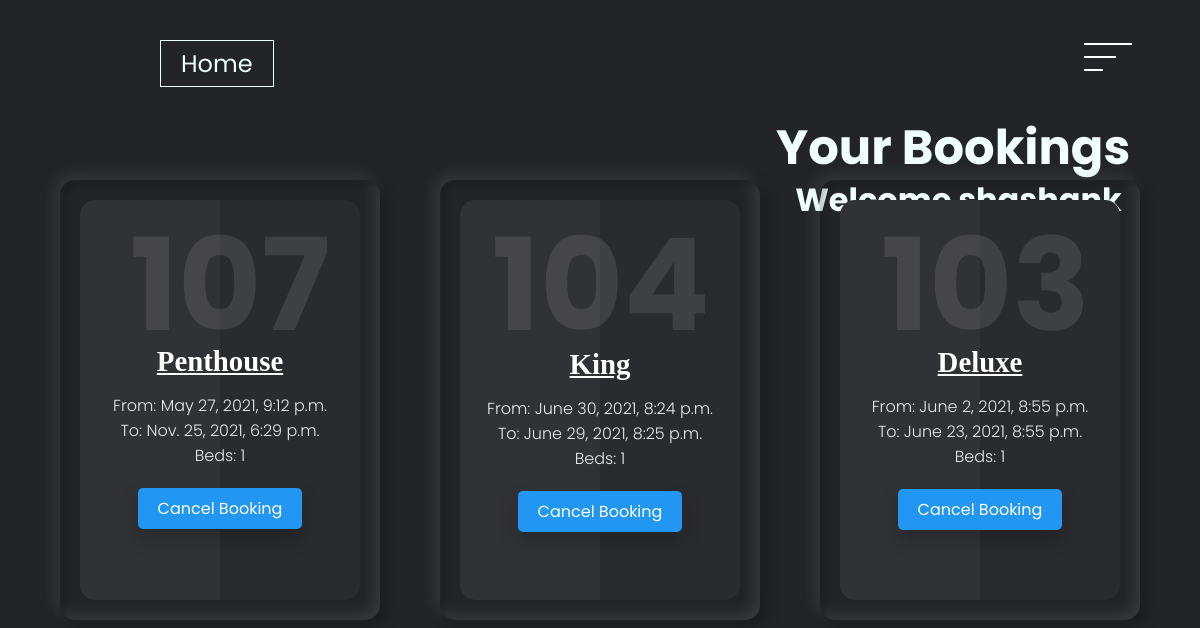
/booking_list/ (signed in), run on the app's committed database.
### system/models.py (models this page shows, shortened)
class Booking(models.Model):
    user=models.ForeignKey(settings.AUTH_USER_MODEL, on_delete=models.CASCADE)
    room=models.ForeignKey(Room, on_delete=models.CASCADE)
    check_in=models.DateTimeField()
    check_out=models.DateTimeField()
    def get_room_category(self):
        room_categories=dict(self.room.categories)
        room_category=room_categories.get(self.room.category)
        return room_category
    def get_cancel_booking_url(self):
        return reverse('system:CancelBookingView', args=[self.pk])

class Room(models.Model):
    number=models.IntegerField()
    categories={
        ('STD','Standard'), ('CR', 'Connecting Room'), ('DEL', 'Deluxe'), ('KIN', 'King'), ('QUE', 'Queen'), ('SUI', 'Suite'), ('PEN', 'Penthouse')
    }
    category=models.CharField(max_length=3, choices=categories, default='STD')
    beds=models.IntegerField(default=1)

### system/views.py (the view)
# urls.py: path('booking_list/', views.BookingList.as_view(), name='BookingList'),
class BookingList(generic.ListView):
    model = Booking
    def get_queryset(self, *args, **kwargs):
        if self.request.user.is_staff:
            booking_list=Booking.objects.all()
            return booking_list
        else:
            booking_list = Booking.objects.filter(user=self.request.user)
            return booking_list

### system/templates/system/booking_list.html (shortened to what this page needs)
{% load static %}
<!DOCTYPE html>
<html lang="en">
<head>
  <link rel="stylesheet" href="{% static 'system/booking.css' %}">
</head>
<body>
  <header>
    <div class="wrapper">
      <ul>
        <li class="active"><a href="{% url 'system:homepage' %}" style="position: fixed; top: 2.5rem; left: 10rem;">Home</a></li>
      </ul>
    </div>
    <div class="closer">
      <div class="line"></div>
    </div>
{% block content %}
  </header>
  <div class="content">
    <div class="header">
        <div class="headings" style="position: absolute; top: 7rem; left: 44%; font-family: Century Gothic;">
            <h1 style="font-size: 3rem; position: fixed; top: 7rem; left: 48.5rem; color: azure;">Your Bookings</h1>
            <h2 style="font-size: 2rem; position: fixed; top: 11rem; left: 49.7rem; color: azure;">Welcome {{user}}</h2>
        </div>
    </div>
  {% for booking in booking_list %}
  <div class="container">
    <div class="card">
      <div class="box">
        <div class="content">
          <h2>{{booking.room.number}}</h2>
          <h3>{{booking.get_room_category}}</h3>
          <p>From: {{booking.check_in}} <br>To: {{booking.check_out}} <br> Beds: {{booking.room.beds}} </p>
          <a href="{{booking.get_cancel_booking_url}}">Cancel
            Booking</a>
        </div>
      </div>
    </div>
  {% endfor %}
    </div>
</div>
{% endblock %}
</body>
</html>

### system/static/system/booking.css (style rules this page uses)
* { margin: 0; padding: 0; box-sizing: border-box; font-family: "Poppins", sans-serif; }
body { background-image: rgba(0, 0, 0, 0.705), rgba(0, 0, 0, 0.692)), url(download.jpg); }
.closer { color: #000; wdith: 6rem; }
.closer { position: absolute; right: 5%; top: 5%; cursor: pointer; }
.line { position: relative; margin-top: 0.8rem; margin-right: 1.5rem; width: 2rem; height: 2px; background-color: white; display: inline-block; }
.line::after { content: ""; position: absolute; left: 0; width: 3rem; top: -0.8rem; height: 2px; background-color: white; display: inline-block; }
.line::before { content: ""; position: absolute; left: 0; width: 1.2rem; height: 2px; background-color: white; top: 0.8rem; display: inline-block; }
ul li { text-decoration: none; display: inline-block; font-size: x-large; }
ul li a { text-decoration: none; color:azure; padding: 5px 20px; border: 1px solid azure; transition: 0.6s ease-in; }
body { display: flex; justify-content: center; align-items: center; flex-wrap: wrap; min-height: 100vh; background: #232427; }
body .container { display: flex; justify-content: center; align-items: center; flex-wrap: wrap; max-width: 1200px; margin: 40px 0; }
body .container .card { position: relative; min-width: 320px; height: 440px; box-shadow: inset 5px 5px 5px rgba(0, 0, 0, 0.2), inset -5px -5px 15px rgba(255, 255, 255, 0.1), 5px 5px 15px rgba(0, 0, 0, 0.3), -5px -5px 15px rgba(255, 255, 255, 0.1); border-radius: 15px; margin: 30px; transition: 0.5s; }
body .container .card:nth-child(1) .box .content a { background: #2196f3; }
body .container .card .box { position: absolute; top: 20px; left: 20px; right: 20px; bottom: 20px; background: #2a2b2f; border-radius: 15px; display: flex; justify-content: center; align-items: center; overflow: hidden; transition: 0.5s; }
body .container .card .box:before { content: ""; position: absolute; top: 0; left: 0; width: 50%; height: 100%; background: rgba(255, 255, 255, 0.03); }
body .container .card .box .content { padding: 20px; text-align: center; }
body .container .card .box .content h2 { position: absolute; top: -10px; right: 30px; font-size: 8rem; color: rgba(255, 255, 255, 0.1); }
body .container .card .box .content h3 { font-size: 1.8rem; color: #fff; z-index: 1; transition: 0.5s; margin-bottom: 15px; }
body .container .card .box .content p { font-size: 1rem; font-weight: 300; color: rgba(255, 255, 255, 0.9); z-index: 1; transition: 0.5s; }
body .container .card .box .content a { position: relative; display: inline-block; padding: 8px 20px; background: black; border-radius: 5px; text-decoration: none; color: white; margin-top: 20px; box-shadow: 0 10px 20px rgba(0, 0, 0, 0.2); transition: 0.5s; }
h3 { display: flex; justify-content: center; margin-top: 35%; margin-bottom: 10%; font-family: 'Shadows Into Light', cursive; text-decoration: underline; font-size: xx-large; }
ul li { display: flex; justify-content: center; padding: 0%; font-family: Century Gothic; margin-bottom: 10%; }

### data on the page
Booking: get_room_category "Penthouse", check_in "May 27, 2021, 9:12 p.m.", check_out "Nov. 25, 2021, 6:29 p.m.", room.beds "1"
Booking: get_room_category "King", check_in "June 30, 2021, 8:24 p.m.", check_out "June 29, 2021, 8:25 p.m.", room.beds "1"
Booking: get_room_category "Deluxe", check_in "June 2, 2021, 8:55 p.m.", check_out "June 23, 2021, 8:55 p.m.", room.beds "1"
